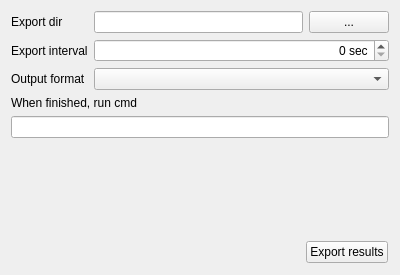
<?xml version="1.0" encoding="UTF-8"?>
<ui version="4.0">
 <class>services::ResultsExporterWidget</class>
 <widget class="QWidget" name="services::ResultsExporterWidget">
  <property name="geometry">
   <rect>
    <x>0</x>
    <y>0</y>
    <width>400</width>
    <height>275</height>
   </rect>
  </property>
  <property name="windowTitle">
   <string>Form</string>
  </property>
  <layout class="QGridLayout" name="gridLayout">
   <item row="5" column="0">
    <spacer name="verticalSpacer">
     <property name="orientation">
      <enum>Qt::Vertical</enum>
     </property>
     <property name="sizeHint" stdset="0">
      <size>
       <width>20</width>
       <height>40</height>
      </size>
     </property>
    </spacer>
   </item>
   <item row="1" column="0">
    <widget class="QLabel" name="label_2">
     <property name="text">
      <string>Export interval</string>
     </property>
    </widget>
   </item>
   <item row="3" column="0" colspan="2">
    <widget class="QLabel" name="label_3">
     <property name="text">
      <string>When finished, run cmd</string>
     </property>
    </widget>
   </item>
   <item row="1" column="1">
    <widget class="QSpinBox" name="edExportInterval">
     <property name="alignment">
      <set>Qt::AlignRight|Qt::AlignTrailing|Qt::AlignVCenter</set>
     </property>
     <property name="suffix">
      <string> sec</string>
     </property>
     <property name="singleStep">
      <number>15</number>
     </property>
    </widget>
   </item>
   <item row="6" column="0" colspan="2">
    <widget class="QFrame" name="frame">
     <property name="frameShape">
      <enum>QFrame::NoFrame</enum>
     </property>
     <property name="frameShadow">
      <enum>QFrame::Raised</enum>
     </property>
     <layout class="QHBoxLayout" name="horizontalLayout_3">
      <property name="spacing">
       <number>5</number>
      </property>
      <property name="leftMargin">
       <number>1</number>
      </property>
      <property name="topMargin">
       <number>1</number>
      </property>
      <property name="rightMargin">
       <number>1</number>
      </property>
      <property name="bottomMargin">
       <number>1</number>
      </property>
      <item>
       <spacer name="horizontalSpacer_2">
        <property name="orientation">
         <enum>Qt::Horizontal</enum>
        </property>
        <property name="sizeHint" stdset="0">
         <size>
          <width>40</width>
          <height>20</height>
         </size>
        </property>
       </spacer>
      </item>
      <item>
       <widget class="QPushButton" name="btExportResults">
        <property name="text">
         <string>Export results</string>
        </property>
       </widget>
      </item>
     </layout>
    </widget>
   </item>
   <item row="0" column="0">
    <widget class="QLabel" name="label">
     <property name="text">
      <string>Export dir</string>
     </property>
    </widget>
   </item>
   <item row="0" column="1">
    <layout class="QHBoxLayout" name="horizontalLayout">
     <item>
      <widget class="QLineEdit" name="edExportDir"/>
     </item>
     <item>
      <widget class="QPushButton" name="btChooseExportDir">
       <property name="text">
        <string>...</string>
       </property>
      </widget>
     </item>
    </layout>
   </item>
   <item row="4" column="0" colspan="2">
    <widget class="QLineEdit" name="edWhenFinishedRunCmd"/>
   </item>
   <item row="2" column="0">
    <widget class="QLabel" name="label_4">
     <property name="text">
      <string>Output format</string>
     </property>
    </widget>
   </item>
   <item row="2" column="1">
    <widget class="QComboBox" name="lstOutputFormat"/>
   </item>
  </layout>
 </widget>
 <tabstops>
  <tabstop>edExportDir</tabstop>
  <tabstop>btChooseExportDir</tabstop>
  <tabstop>edExportInterval</tabstop>
  <tabstop>lstOutputFormat</tabstop>
  <tabstop>edWhenFinishedRunCmd</tabstop>
  <tabstop>btExportResults</tabstop>
 </tabstops>
 <resources/>
 <connections/>
</ui>
